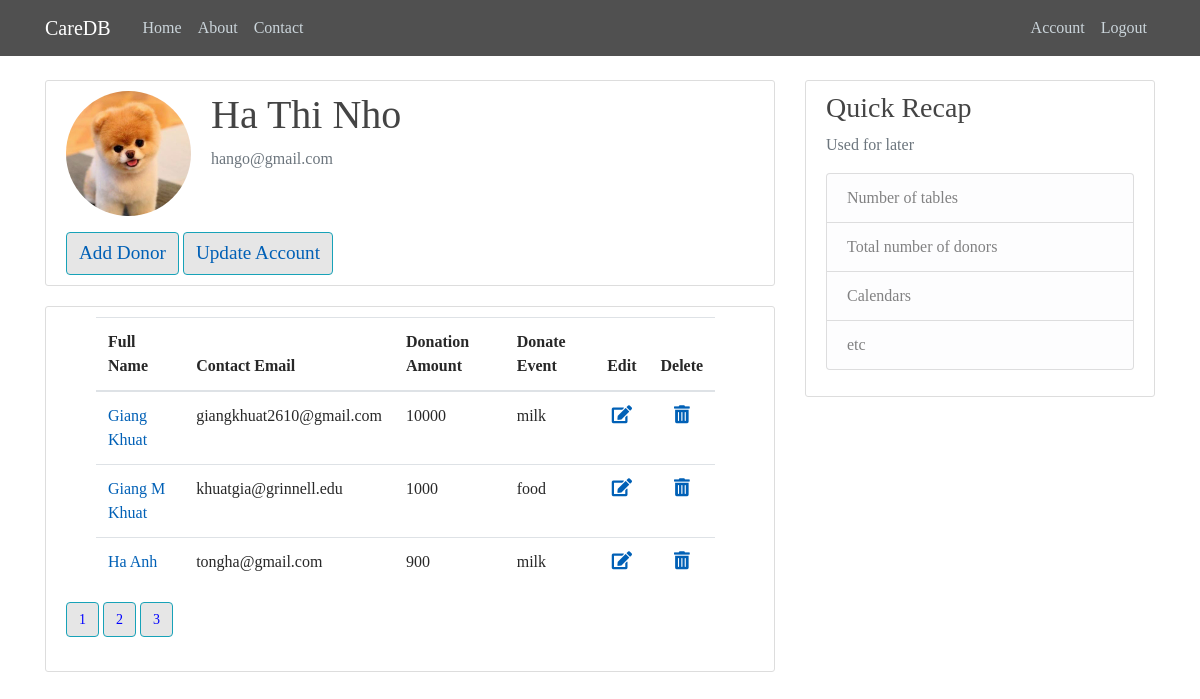
The app's page /account/viewall (signed in) with its own data.
### app/models.py (models this page shows, shortened)
class User(db.Model, UserMixin):
    id = db.Column(db.Integer, primary_key=True)
    username = db.Column(db.String(20), unique=True, nullable=False)
    email = db.Column(db.String(120), unique=True, nullable=False)
    password = db.Column(db.String(60), nullable=False)
    donors = db.relationship('Donor', backref='admin', lazy=True)

class Donor(db.Model):
    id = db.Column(db.Integer, primary_key=True)
    name = db.Column(db.String(30), unique=True, nullable=False)
    contact_email = db.Column(db.String(120), unique=True)
    donation_amount = db.Column(db.Integer, nullable=False)
    donate_event = db.Column(db.String(50), nullable=False)
    admin_id = db.Column(db.Integer, db.ForeignKey('user.id'), nullable=False)

### app/users/routes.py (the view)
@users.route("/account/viewall", methods=['GET', 'POST'])
@login_required
def viewall():
    user_id = current_user.id
    page = request.args.get('page', 1, type=int)
    donors = Donor.query.filter_by(admin_id=user_id).order_by(Donor.name).paginate(page=page, per_page=3)
    return render_template('viewall.html', title='Account', donors=donors)

### app/models.py (called while the page is built)
@login_manager.user_loader
def load_user(user_id):
    return User.query.get(int(user_id))

### app/templates/viewall.html
{% extends "layout.html" %}
{% block content %}
<div class="content-section">
   <div class="media">
      <img class="rounded-circle account-img" src="{{ url_for('static', filename='profile-pics/kmLYx3lW.jpg') }}">
      <div class="media-body">
         <h3 class="account-heading">
            {{ current_user.username }}
         </h3>
         <p class="text-secondary">{{ current_user.email }}</p>
      </div>
   </div>
   <button class="btn btn-info" style="font-face: 'Comic Sans MS'; font-size: larger; color: white; background-color: #e6e6e6" >
      <a id="button" href="{{ url_for('donors.insert_donor') }}">
         Add Donor
      </a>
   </button>
    <button class="btn btn-info" style="font-face: 'Comic Sans MS'; font-size: larger; color: white; background-color: #e6e6e6" >
      <a id="button" href="{{ url_for('users.update_account') }}">
         Update Account
      </a>
   </button>
</div>
<div class="content-section">
   <table class = 'table table-hover' style = 'margin-left: 30px; margin-right: 100px; width: 90%;'>
      <thead>
      <tr>
         <th>Full Name</th>
         <th>Contact Email</th>
         <th>Donation Amount</th>
         <th>Donate Event</th>
         <th>Edit</th>
         <th>Delete</th>
      </thead>
      {% for donor in donors.items %}
      <tr>
         <td> <a id="linkName" href="{{ url_for('donors.return_donor', donor_id=donor.id) }}">{{donor["name"]}} </a></td>
         <td>{{donor["contact_email"]}}</td>
         <td>{{donor['donation_amount']}}</td>
         <td>{{donor['donate_event']}}</td>
         <td align="center"><a id="linkName" href = "{{ url_for('donors.update_donor', donor_id=donor['id']) }}"><i class="fa fa-edit" style="font-size:18px"></i></a></td>
          <td align="center"><a id="linkName" href = "{{ url_for('donors.delete', donor_id=donor['id']) }}"><i class="fa fa-trash-alt" style="font-size:18px"></i></a></td>
      </tr>
      {% endfor %}
   </table>
    {% for page_num in donors.iter_pages(left_edge=1, right_edge=1, left_current=1, right_current=2) %}
      {% if page_num %}
        {% if donors.page == page_num %}
          <a style="color: blue; font-size: 14px" class="btn btn-info mb-4" href="{{ url_for('users.viewall', page=page_num) }}">{{ page_num }}</a>
        {% else %}
          <a style ="color: blue; font-size: 14px" class="btn btn-outline-info mb-4" href="{{ url_for('users.viewall', page=page_num) }}">{{ page_num }}</a>
        {% endif %}
      {% else %}
        ...
      {% endif %}
    {% endfor %}
</div>
{% endblock content %}

### app/static/main.css (style rules this page uses)
body { background: #fafafa; color: #333333; margin-top: 5rem; }
h1, h2, h3, h4, h5, h6 { color: #444444; }
.content-section { background: #ffffff; padding: 10px 20px; border: 1px solid #dddddd; border-radius: 3px; margin-bottom: 20px; }
.account-img { height: 125px; width: 125px; margin-right: 20px; margin-bottom: 16px; }
.account-heading { font-size: 2.5rem; }

### app/templates/layout.html (style rules this page uses)
body { font-family: 'Noto Serif SC', serif; font: bold; background: url(https://images.unsplash.com/photo-1526642738196-ad8ed2d50805?ixlib=rb-1.2.1&ixid=eyJhcHBfaWQiOjEyMDd9&auto=format&fit=crop&w=966&q=80); color: rgb(40,40,40); background-size: cover; background-repeat: no-repeat; }
a { color: #0060B6; text-decoration: none; }
.btn { font-face: 'Comic Sans MS'; font-size: larger; color: white; background-color: #e6e6e6 }

### records on screen
User: username "Ha Thi Nho", email "hango@gmail.com"
Donor: name "Giang Khuat", contact_email "giangkhuat2610@gmail.com", donation_amount "10000", donate_event "milk"
Donor: name "Giang M Khuat", contact_email "khuatgia@grinnell.edu", donation_amount "1000", donate_event "food"
Donor: name "Ha Anh", contact_email "tongha@gmail.com", donation_amount "900", donate_event "milk"

### other values on screen
{{ page_num }} "1"
{{ page_num }} "2" "3"
